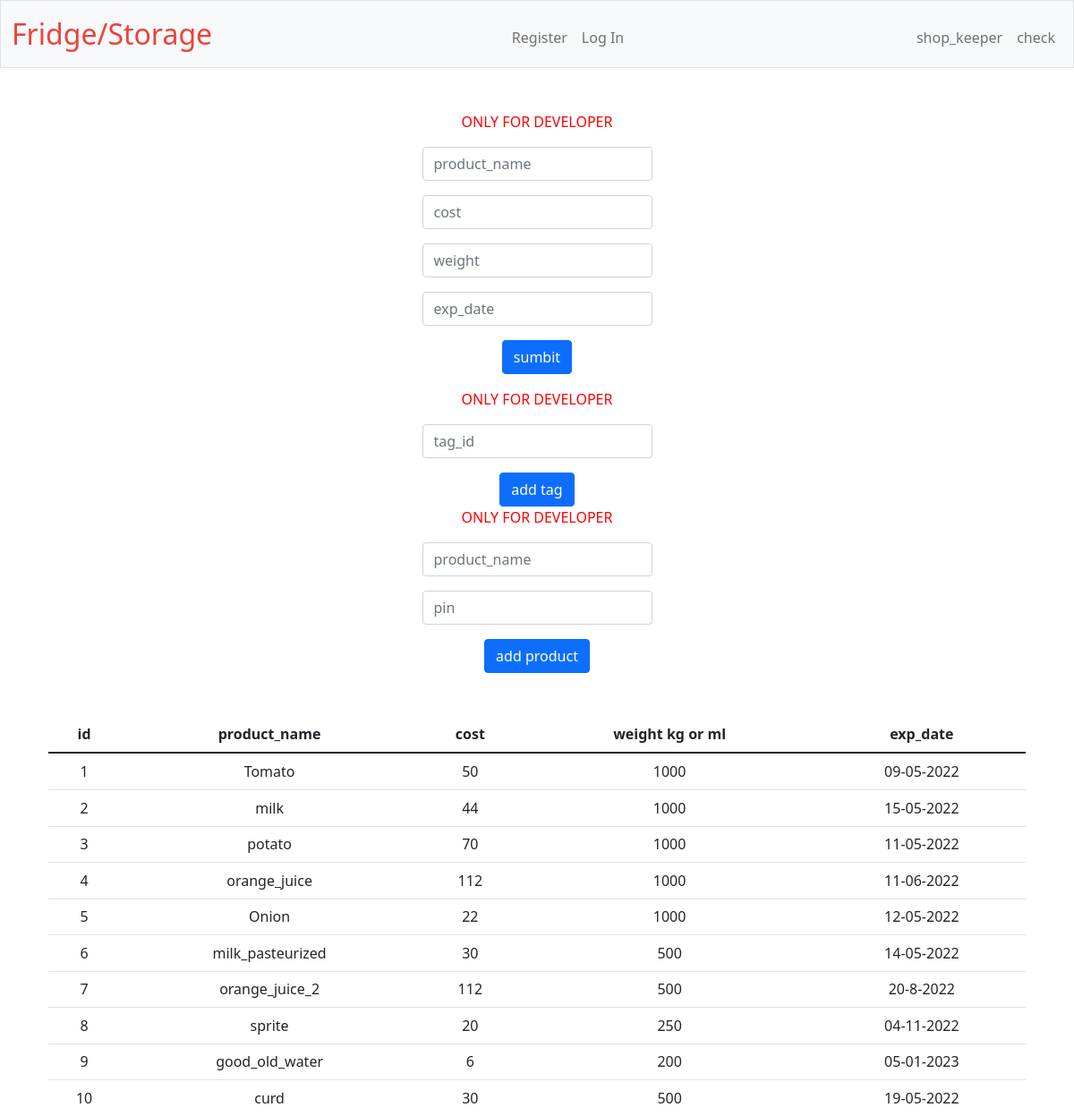
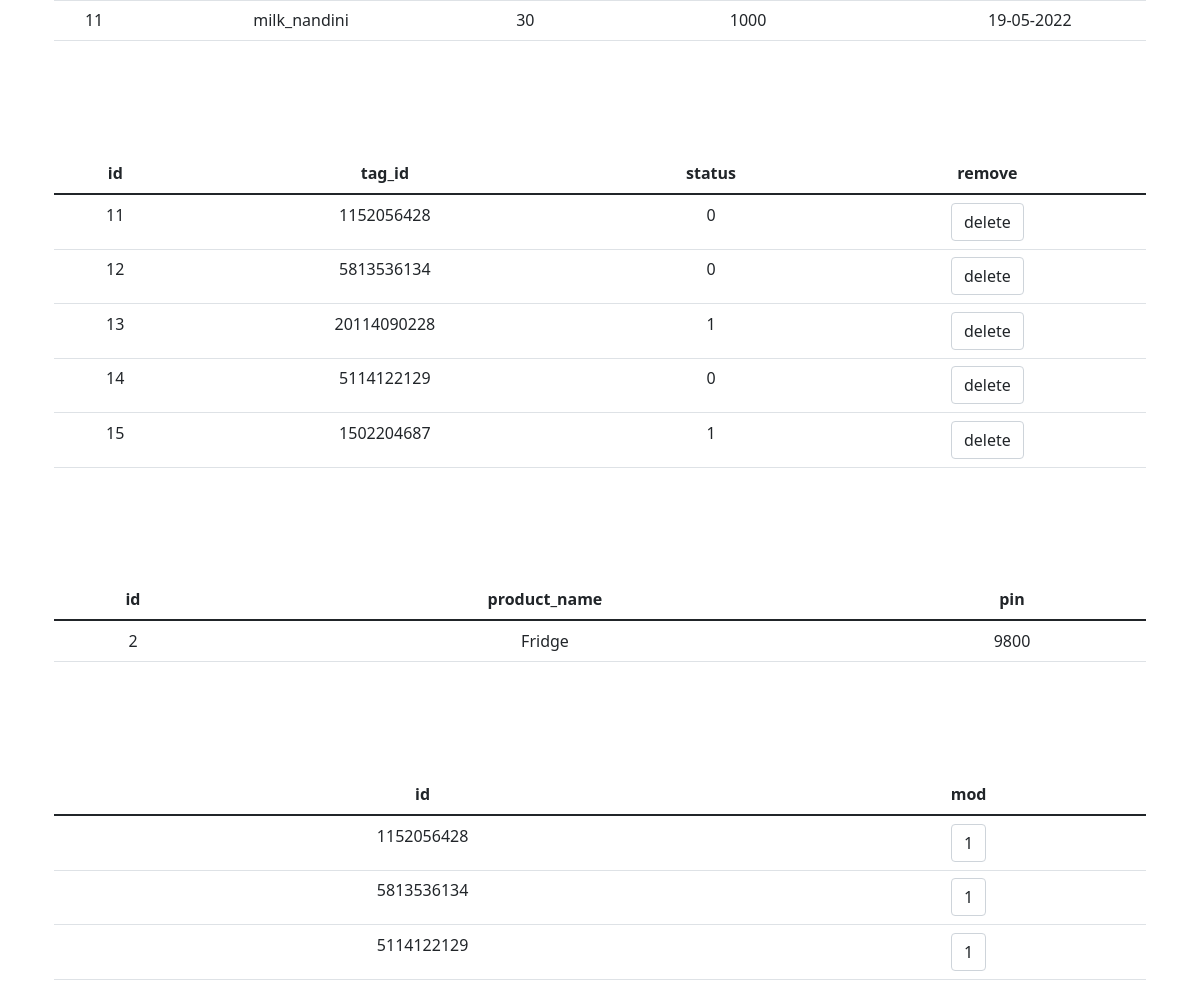
Page /shop_keeper on the committed database (2 pictures, top to bottom).
### tables this page shows
CREATE TABLE items(
    id INTEGER PRIMARY KEY AUTOINCREMENT,
    product_name TEXT,
    cost INTEGER,
    weight INTEGER,
    exp_date DATE,
UNIQUE (product_name));

CREATE TABLE tag(
    id INTEGER PRIMARY KEY AUTOINCREMENT,
    tag_id TEXT NOT NULL,
    status BOOL,
	UNIQUE (tag_id));

CREATE TABLE products(
    id INTEGER PRIMARY KEY AUTOINCREMENT,
    product_name TEXT,
    pin INTEGER,
    UNIQUE(pin)
);

### app.py (the view, shortened to what this page needs)
@app.route("/shop_keeper", methods= ["GET","POST"])
def shop_keeper():
    temp = []
    temp = []
    feadback = db.execute("SELECT * FROM items")
    feadback2 = db.execute("SELECT * FROM tag")
    feadback3 = db.execute("SELECT tag_id FROM tag WHERE status = ?",0)
    feedback4 = db.execute("SELECT * FROM products")
    return render_template("shop_keeper.html",feadback = feadback, feadback2 = feadback2,feadback3 = feadback3,feedback4 = feedback4)

### app.py (called while the page is built)
@app.after_request
def after_request(response):
    response.headers["Cache-Control"] = "no-cache, no-store, must-revalidate"
    response.headers["Expires"] = 0
    response.headers["Pragma"] = "no-cache"
    return response

### templates/shop_keeper.html (shortened to what this page needs)
{%extends "layout.html"%}
{% block main %}
<div>
<p style="color:#FF0000">ONLY FOR DEVELOPER</p>
</div>
<form  action="/shop_keeper" method="POST">
     <div class="mb-3">
        <input type = "text" id = "product_name" name = "product_name" class="form-control mx-auto w-auto" placeholder = "product_name" type="text" >
     </div>
     <div class="mb-3">
        <input type = "text" id = "cost" name = "cost" class="form-control mx-auto w-auto" placeholder = "cost">
     </div>
     <div class="mb-3">
        <input type = "text" id = "weight" name = "weight" class="form-control mx-auto w-auto" placeholder = "weight">
     </div>
     <div class="mb-3">
        <input type = "text" id = "exp_date" name = "exp_date" class="form-control mx-auto w-auto" placeholder = "exp_date" >
     </div><div class="mb-3">
          <button class="btn btn-primary" type="submit">sumbit</button>
</form>
<div>
<p style="color:#FF0000">ONLY FOR DEVELOPER</p>
</div>
<form  action="/shop_keeper" method="POST">
     <div class="mb-3">
        <input type = "text" id = "tag_id" name = "tag_id" class="form-control mx-auto w-auto" placeholder = "tag_id" type="text" >
     </div>
          <button class="btn btn-primary" type="submit">add tag</button>
</form>
<div>
    <p style="color:#FF0000">ONLY FOR DEVELOPER</p>
    </div>
    <form  action="/shop_keeper" method="POST">
         <div class="mb-3">
            <input type = "text" id = "produxt_name" name = "produxt_name" class="form-control mx-auto w-auto" placeholder = "product_name">
         </div>
         <div class="mb-3">
            <input type = "number" id = "pin" name = "pin" class="form-control mx-auto w-auto" placeholder = "pin">
         </div>
              <button class="btn btn-primary" type="submit">add product</button>
    </form>
<div class="container py-5 text-center">
<table class="table tablestriped">
    <thead>
        <tr>
            <th>
                id
            </th>
            <th>
                product_name
            </th>
            <th>
                cost
            </th>
            <th>
                weight kg or ml
            </th>
            <th>
                exp_date
            </th>
        </tr>
    </thead>
   <tbody>
    {%for feadbacks in feadback%}
        <tr>
            <td>
                {{feadbacks["id"]}}
            </td>
            <td>
                {{feadbacks["product_name"]}}
            </td>
            <td>
                {{feadbacks["cost"]}}
            </td>
            <td>
                {{feadbacks["weight"]}}
            </td>
            <td>
                {{feadbacks["exp_date"]}}
            </td>
        <tr>
    {%endfor%}
   </tbody>
</table>
</div>
<div class="container py-5 text-center">
<table class="table tablestriped">
    <thead>
        <tr>
            <th>
                id
            </th>
            <th>
                tag_id
            </th>
            <th>
                status
            </th>
             <th>
                remove
            </th>
        </tr>
    </thead>
   <tbody>
    {%for feadbackz in feadback2%}
        <tr>
            <td>
                {{feadbackz["id"]}}
            </td>
            <td>
                {{feadbackz["tag_id"]}}
            </td>
            <td>
                {{feadbackz["status"]}}
            </td>
            <td>
                <form action="/shop_keeper" method="POST">
                    <button type = "submit"class="form-control mx-auto w-auto" >delete</button>
                </form>
            </td>
        <tr>
    {%endfor%}
   </tbody>
</table>
</div>
<div class="container py-5 text-center">
    <table class="table tablestriped">
        <thead>
            <tr>
                <th>
                    id
                </th>
                 <th>
                    product_name
                </th>
                <th>
                    pin
                </th>
            </tr>
        </thead>
    <form action="/shop_keeper" method="POST">
       <tbody>
        {%for feedbackq in feedback4%}
            <tr>
                <td>
                    {{feedbackq["id"]}}
                </td>
                <td>
                    {{feedbackq["product_name"]}}
                </td>
                <td>
                    {{feedbackq["pin"]}}
                </td>
         {%endfor%}
       </tbody>
    </form>
    </table>
</div>
<div class="container py-5 text-center">
    <table class="table tablestriped">
        <thead>
            <tr>
                <th>
                    id
                </th>
                 <th>
                    mod
                </th>
            </tr>
        </thead>
    <form action="/shop_keeper" method="POST">
       <tbody>
        {%for feadbackd in feadback3%}
            <tr>
                <td>
                    {{feadbackd["tag_id"]}}
                </td>
                <td>
                        <button type = "submit"class="form-control mx-auto w-auto" >1</button>
                </td>
            <tr>
        {%endfor%}
       </tbody>
    </form>
    </table>
</div>
{% endblock %}

### templates/layout.html (shortened to what this page needs)
<!DOCTYPE html>
<html lang="en">
    <head>
        <link href="https://cdn.jsdelivr.net/npm/bootstrap@5.1.3/dist/css/bootstrap.min.css" rel="stylesheet">
        <link href="/static/styles.css" rel="stylesheet">
    </head>
    <body>
        <nav class="bg-light border navbar navbar-expand-md navbar-light">
            <div class="container-fluid">
                <a class="navbar-brand" href="/"> <span class="red">Fridge/Storage</span></a>
                <div class="collapse navbar-collapse" id="navbar">
                    {% if session["user_id"] %}
                        <ul class="navbar-nav me-auto mt-2">
                            <li class="nav-item"><a class="nav-link" href="/buy">Buy</a></li>
                            <li class="nav-item"><a class="nav-link" href="/items_bought">items_bought</a></li>
                            <li class="nav-item"><a class="nav-link" href="/Mod_offline_bought_data">Mod_offline_bought_data</a></li>
                        </ul>
                        <ul class="navbar-nav ms-auto mt-2">
                            <li class="nav-item"><a class="nav-link" href="/logout">Log Out</a></li>
                        </ul>
                    {% else %}
                        <ul class="navbar-nav ms-auto mt-2">
                            <li class="nav-item"><a class="nav-link" href="/register">Register</a></li>
                            <li class="nav-item"><a class="nav-link" href="/login">Log In</a></li>
                        </ul>
                    {% endif %}
                    <ul class="navbar-nav ms-auto mt-2">
                            <li class="nav-item"><a class="nav-link" href="/shop_keeper">shop_keeper</a></li>
                            <li class="nav-item"><a class="nav-link" href="/check">check</a></li>
                    </ul>
                </div>
            </div>
        </nav>
        <main class="container py-5 text-center">
            {% block main %}{% endblock %}
        </main>
    </body>
</html>

### static/styles.css (style rules this page uses)
nav .navbar-brand { font-size: xx-large; }
nav .navbar-brand .red { color: #ea433b; }

### rows in the picture
items: id "1", product_name "Tomato", cost "50", weight "1000", exp_date "09-05-2022"
items: id "2", product_name "milk", cost "44", weight "1000", exp_date "15-05-2022"
items: id "3", product_name "potato", cost "70", weight "1000", exp_date "11-05-2022"
items: id "4", product_name "orange_juice", cost "112", weight "1000", exp_date "11-06-2022"
items: id "5", product_name "Onion", cost "22", weight "1000", exp_date "12-05-2022"
items: id "6", product_name "milk_pasteurized", cost "30", weight "500", exp_date "14-05-2022"
items: id "7", product_name "orange_juice_2", cost "112", weight "500", exp_date "20-8-2022"
items: id "8", product_name "sprite", cost "20", weight "250", exp_date "04-11-2022"
items: id "9", product_name "good_old_water", cost "6", weight "200", exp_date "05-01-2023"
items: id "10", product_name "curd", cost "30", weight "500", exp_date "19-05-2022"
items: id "11", product_name "milk_nandini", cost "30", weight "1000", exp_date "19-05-2022"
tag: id "11", tag_id "1152056428", status "0"
tag: id "12", tag_id "5813536134", status "0"
tag: id "13", tag_id "20114090228", status "1"
tag: id "14", tag_id "5114122129", status "0"
tag: id "15", tag_id "1502204687", status "1"
products: id "2", product_name "Fridge", pin "9800"
